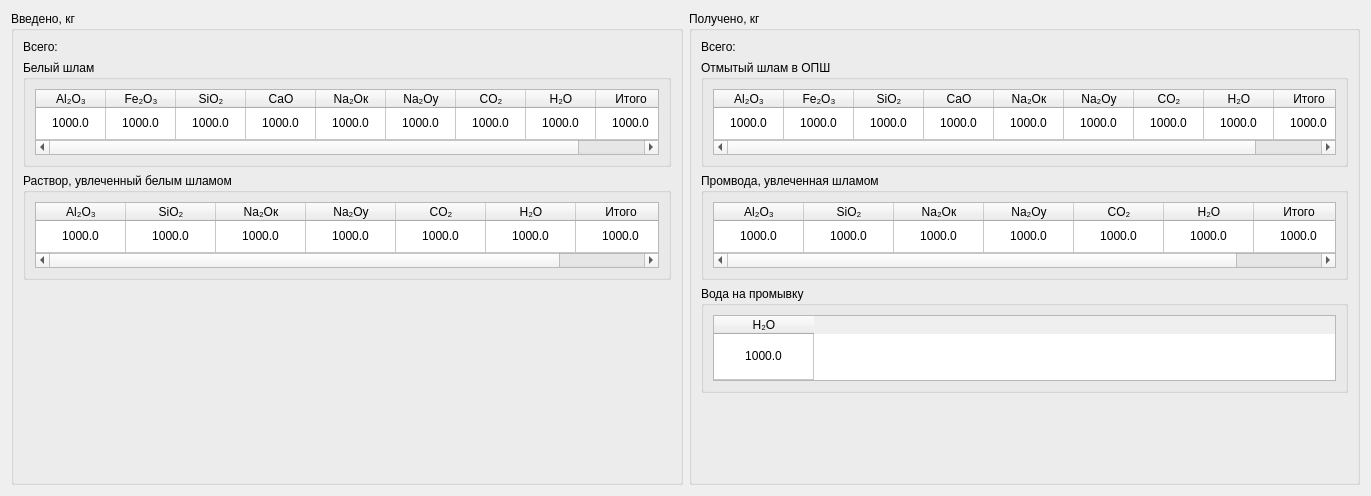
               <widget class="QWidget" name="scrollAreaWidgetContents_8">
                <property name="geometry">
                 <rect>
                  <x>0</x>
                  <y>0</y>
                  <width>1371</width>
                  <height>496</height>
                 </rect>
                </property>
                <layout class="QHBoxLayout" name="horizontalLayout_103">
                 <item>
                  <widget class="QGroupBox" name="groupBox_99">
                   <property name="title">
                    <string>Введено, кг</string>
                   </property>
                   <layout class="QVBoxLayout" name="verticalLayout_15">
                    <item>
                     <widget class="QLabel" name="label_15">
                      <property name="text">
                       <string>Всего:</string>
                      </property>
                     </widget>
                    </item>
                    <item>
                     <widget class="QGroupBox" name="groupBox_283">
                      <property name="maximumSize">
                       <size>
                        <width>16777215</width>
                        <height>107</height>
                       </size>
                      </property>
                      <property name="title">
                       <string>Белый шлам</string>
                      </property>
                      <layout class="QHBoxLayout" name="horizontalLayout_300">
                       <item>
                        <widget class="QTableWidget" name="tableWhiteMud20">
                         <property name="maximumSize">
                          <size>
                           <width>16777215</width>
                           <height>71</height>
                          </size>
                         </property>
                         <attribute name="horizontalHeaderDefaultSectionSize">
                          <number>70</number>
                         </attribute>
                         <attribute name="horizontalHeaderStretchLastSection">
                          <bool>true</bool>
                         </attribute>
                         <attribute name="verticalHeaderVisible">
                          <bool>false</bool>
                         </attribute>
                         <attribute name="verticalHeaderStretchLastSection">
                          <bool>true</bool>
                         </attribute>
                         <row>
                          <property name="text">
                           <string>1</string>
                          </property>
                         </row>
                         <column>
                          <property name="text">
                           <string>Al₂O₃</string>
                          </property>
                         </column>
                         <column>
                          <property name="text">
                           <string>Fe₂O₃</string>
                          </property>
                         </column>
                         <column>
                          <property name="text">
                           <string>SiO₂</string>
                          </property>
                         </column>
                         <column>
                          <property name="text">
                           <string>CaO</string>
                          </property>
                         </column>
                         <column>
                          <property name="text">
                           <string>Na₂Oк</string>
                          </property>
                         </column>
                         <column>
                          <property name="text">
                           <string>Na₂Oу</string>
                          </property>
                         </column>
                         <column>
                          <property name="text">
                           <string>CO₂</string>
                          </property>
                         </column>
                         <column>
                          <property name="text">
                           <string>H₂O</string>
                          </property>
                         </column>
                         <column>
                          <property name="text">
                           <string>Итого</string>
                          </property>
                         </column>
                         <item row="0" column="0">
                          <property name="text">
                           <string>1000.0</string>
                          </property>
                          <property name="textAlignment">
                           <set>AlignCenter</set>
                          </property>
                         </item>
                         <item row="0" column="1">
                          <property name="text">
                           <string>1000.0</string>
                          </property>
                          <property name="textAlignment">
                           <set>AlignCenter</set>
                          </property>
                         </item>
                         <item row="0" column="2">
                          <property name="text">
                           <string>1000.0</string>
                          </property>
                          <property name="textAlignment">
                           <set>AlignCenter</set>
                          </property>
                         </item>
                         <item row="0" column="3">
                          <property name="text">
                           <string>1000.0</string>
                          </property>
                          <property name="textAlignment">
                           <set>AlignCenter</set>
                          </property>
                         </item>
                         <item row="0" column="4">
                          <property name="text">
                           <string>1000.0</string>
                          </property>
                          <property name="textAlignment">
                           <set>AlignCenter</set>
                          </property>
                         </item>
                         <item row="0" column="5">
                          <property name="text">
                           <string>1000.0</string>
                          </property>
                          <property name="textAlignment">
                           <set>AlignCenter</set>
                          </property>
                         </item>
                         <item row="0" column="6">
                          <property name="text">
                           <string>1000.0</string>
                          </property>
                          <property name="textAlignment">
                           <set>AlignCenter</set>
                          </property>
                         </item>
                         <item row="0" column="7">
                          <property name="text">
                           <string>1000.0</string>
                          </property>
                          <property name="textAlignment">
                           <set>AlignCenter</set>
                          </property>
                         </item>
                         <item row="0" column="8">
                          <property name="text">
                           <string>1000.0</string>
                          </property>
                          <property name="textAlignment">
                           <set>AlignCenter</set>
                          </property>
                         </item>
                        </widget>
                       </item>
                      </layout>
                     </widget>
                    </item>
                    <item>
                     <widget class="QGroupBox" name="groupBox_285">
                      <property name="maximumSize">
                       <size>
                        <width>16777215</width>
                        <height>107</height>
                       </size>
                      </property>
                      <property name="title">
                       <string>Раствор, увлеченный белым шламом</string>
                      </property>
                      <layout class="QHBoxLayout" name="horizontalLayout_302">
                       <item>
                        <widget class="QTableWidget" name="tableSolution20">
                         <property name="maximumSize">
                          <size>
                           <width>16777215</width>
                           <height>71</height>
                          </size>
                         </property>
                         <attribute name="horizontalHeaderDefaultSectionSize">
                          <number>90</number>
                         </attribute>
                         <attribute name="horizontalHeaderStretchLastSection">
                          <bool>true</bool>
                         </attribute>
                         <attribute name="verticalHeaderVisible">
                          <bool>false</bool>
                         </attribute>
                         <attribute name="verticalHeaderStretchLastSection">
                          <bool>true</bool>
                         </attribute>
                         <row>
                          <property name="text">
                           <string>1</string>
                          </property>
                         </row>
                         <column>
                          <property name="text">
                           <string>Al₂O₃</string>
                          </property>
                         </column>
                         <column>
                          <property name="text">
                           <string>SiO₂</string>
                          </property>
                         </column>
                         <column>
                          <property name="text">
                           <string>Na₂Oк</string>
                          </property>
                         </column>
                         <column>
                          <property name="text">
                           <string>Na₂Oу</string>
                          </property>
                         </column>
                         <column>
                          <property name="text">
                           <string>CO₂</string>
                          </property>
                         </column>
                         <column>
                          <property name="text">
                           <string>H₂O</string>
                          </property>
                         </column>
                         <column>
                          <property name="text">
                           <string>Итого</string>
                          </property>
                         </column>
                         <item row="0" column="0">
                          <property name="text">
                           <string>1000.0</string>
                          </property>
                          <property name="textAlignment">
                           <set>AlignCenter</set>
                          </property>
                         </item>
                         <item row="0" column="1">
                          <property name="text">
                           <string>1000.0</string>
                          </property>
                          <property name="textAlignment">
                           <set>AlignCenter</set>
                          </property>
                         </item>
                         <item row="0" column="2">
                          <property name="text">
                           <string>1000.0</string>
                          </property>
                          <property name="textAlignment">
                           <set>AlignCenter</set>
                          </property>
                         </item>
                         <item row="0" column="3">
                          <property name="text">
                           <string>1000.0</string>
                          </property>
                          <property name="textAlignment">
                           <set>AlignCenter</set>
                          </property>
                         </item>
                         <item row="0" column="4">
                          <property name="text">
                           <string>1000.0</string>
                          </property>
                          <property name="textAlignment">
                           <set>AlignCenter</set>
                          </property>
                         </item>
                         <item row="0" column="5">
                          <property name="text">
                           <string>1000.0</string>
                          </property>
                          <property name="textAlignment">
                           <set>AlignCenter</set>
                          </property>
                         </item>
                         <item row="0" column="6">
                          <property name="text">
                           <string>1000.0</string>
                          </property>
                          <property name="textAlignment">
                           <set>AlignCenter</set>
                          </property>
                         </item>
                        </widget>
                       </item>
                      </layout>
                     </widget>
                    </item>
                    <item>
                     <spacer name="verticalSpacer_15">
                      <property name="orientation">
                       <enum>Qt::Vertical</enum>
                      </property>
                      <property name="sizeHint" stdset="0">
                       <size>
                        <width>20</width>
                        <height>231</height>
                       </size>
                      </property>
                     </spacer>
                    </item>
                   </layout>
                  </widget>
                 </item>
                 <item>
                  <widget class="QGroupBox" name="groupBox_106">
                   <property name="title">
                    <string>Получено, кг</string>
                   </property>
                   <layout class="QVBoxLayout" name="verticalLayout_16">
                    <item>
                     <widget class="QLabel" name="label_16">
                      <property name="text">
                       <string>Всего:</string>
                      </property>
                     </widget>
                    </item>
                    <item>
                     <widget class="QGroupBox" name="groupBox_289">
                      <property name="maximumSize">
                       <size>
                        <width>16777215</width>
                        <height>107</height>
                       </size>
                      </property>
                      <property name="title">
                       <string>Отмытый шлам в ОПШ</string>
                      </property>
                      <layout class="QHBoxLayout" name="horizontalLayout_306">
                       <item>
                        <widget class="QTableWidget" name="tableRecycledMud20">
                         <property name="maximumSize">
                          <size>
                           <width>16777215</width>
                           <height>71</height>
                          </size>
                         </property>
                         <attribute name="horizontalHeaderDefaultSectionSize">
                          <number>70</number>
                         </attribute>
                         <attribute name="horizontalHeaderStretchLastSection">
                          <bool>true</bool>
                         </attribute>
                         <attribute name="verticalHeaderVisible">
                          <bool>false</bool>
                         </attribute>
                         <attribute name="verticalHeaderStretchLastSection">
                          <bool>true</bool>
                         </attribute>
                         <row>
                          <property name="text">
                           <string>1</string>
                          </property>
                         </row>
                         <column>
                          <property name="text">
                           <string>Al₂O₃</string>
                          </property>
                         </column>
                         <column>
                          <property name="text">
                           <string>Fe₂O₃</string>
                          </property>
                         </column>
                         <column>
                          <property name="text">
                           <string>SiO₂</string>
                          </property>
                         </column>
                         <column>
                          <property name="text">
                           <string>CaO</string>
                          </property>
                         </column>
                         <column>
                          <property name="text">
                           <string>Na₂Oк</string>
                          </property>
                         </column>
                         <column>
                          <property name="text">
                           <string>Na₂Oу</string>
                          </property>
                         </column>
                         <column>
                          <property name="text">
                           <string>CO₂</string>
                          </property>
                         </column>
                         <column>
                          <property name="text">
                           <string>H₂O</string>
                          </property>
                         </column>
                         <column>
                          <property name="text">
                           <string>Итого</string>
                          </property>
                         </column>
                         <item row="0" column="0">
                          <property name="text">
                           <string>1000.0</string>
                          </property>
                          <property name="textAlignment">
                           <set>AlignCenter</set>
                          </property>
                         </item>
                         <item row="0" column="1">
                          <property name="text">
                           <string>1000.0</string>
                          </property>
                          <property name="textAlignment">
                           <set>AlignCenter</set>
                          </property>
                         </item>
                         <item row="0" column="2">
                          <property name="text">
                           <string>1000.0</string>
                          </property>
                          <property name="textAlignment">
                           <set>AlignCenter</set>
                          </property>
                         </item>
                         <item row="0" column="3">
                          <property name="text">
                           <string>1000.0</string>
                          </property>
                          <property name="textAlignment">
                           <set>AlignCenter</set>
                          </property>
                         </item>
                         <item row="0" column="4">
                          <property name="text">
                           <string>1000.0</string>
                          </property>
                          <property name="textAlignment">
                           <set>AlignCenter</set>
                          </property>
                         </item>
                         <item row="0" column="5">
                          <property name="text">
                           <string>1000.0</string>
                          </property>
                          <property name="textAlignment">
                           <set>AlignCenter</set>
                          </property>
                         </item>
                         <item row="0" column="6">
                          <property name="text">
                           <string>1000.0</string>
                          </property>
                          <property name="textAlignment">
                           <set>AlignCenter</set>
                          </property>
                         </item>
                         <item row="0" column="7">
                          <property name="text">
                           <string>1000.0</string>
                          </property>
                          <property name="textAlignment">
                           <set>AlignCenter</set>
                          </property>
                         </item>
                         <item row="0" column="8">
                          <property name="text">
                           <string>1000.0</string>
                          </property>
                          <property name="textAlignment">
                           <set>AlignCenter</set>
                          </property>
                         </item>
                        </widget>
                       </item>
                      </layout>
                     </widget>
                    </item>
                    <item>
                     <widget class="QGroupBox" name="groupBox_291">
                      <property name="maximumSize">
                       <size>
                        <width>16777215</width>
                        <height>107</height>
                       </size>
                      </property>
                      <property name="title">
                       <string>Промвода, увлеченная шламом</string>
                      </property>
                      <layout class="QHBoxLayout" name="horizontalLayout_308">
                       <item>
                        <widget class="QTableWidget" name="tablePromwater20">
                         <property name="maximumSize">
                          <size>
                           <width>16777215</width>
                           <height>71</height>
                          </size>
                         </property>
                         <attribute name="horizontalHeaderDefaultSectionSize">
                          <number>90</number>
                         </attribute>
                         <attribute name="horizontalHeaderStretchLastSection">
                          <bool>true</bool>
                         </attribute>
                         <attribute name="verticalHeaderVisible">
                          <bool>false</bool>
                         </attribute>
                         <attribute name="verticalHeaderStretchLastSection">
                          <bool>true</bool>
                         </attribute>
                         <row>
                          <property name="text">
                           <string>1</string>
                          </property>
                         </row>
                         <column>
                          <property name="text">
                           <string>Al₂O₃</string>
                          </property>
                         </column>
                         <column>
                          <property name="text">
                           <string>SiO₂</string>
                          </property>
                         </column>
                         <column>
                          <property name="text">
                           <string>Na₂Oк</string>
                          </property>
                         </column>
                         <column>
                          <property name="text">
                           <string>Na₂Oу</string>
                          </property>
                         </column>
                         <column>
                          <property name="text">
                           <string>CO₂</string>
                          </property>
                         </column>
                         <column>
                          <property name="text">
                           <string>H₂O</string>
                          </property>
                         </column>
                         <column>
                          <property name="text">
                           <string>Итого</string>
                          </property>
                         </column>
                         <item row="0" column="0">
                          <property name="text">
                           <string>1000.0</string>
                          </property>
                          <property name="textAlignment">
                           <set>AlignCenter</set>
                          </property>
                         </item>
                         <item row="0" column="1">
                          <property name="text">
                           <string>1000.0</string>
                          </property>
                          <property name="textAlignment">
                           <set>AlignCenter</set>
                          </property>
                         </item>
                         <item row="0" column="2">
                          <property name="text">
                           <string>1000.0</string>
                          </property>
                          <property name="textAlignment">
                           <set>AlignCenter</set>
                          </property>
                         </item>
                         <item row="0" column="3">
                          <property name="text">
                           <string>1000.0</string>
                          </property>
                          <property name="textAlignment">
                           <set>AlignCenter</set>
                          </property>
                         </item>
                         <item row="0" column="4">
                          <property name="text">
                           <string>1000.0</string>
                          </property>
                          <property name="textAlignment">
                           <set>AlignCenter</set>
                          </property>
                         </item>
                         <item row="0" column="5">
                          <property name="text">
                           <string>1000.0</string>
                          </property>
                          <property name="textAlignment">
                           <set>AlignCenter</set>
                          </property>
                         </item>
                         <item row="0" column="6">
                          <property name="text">
                           <string>1000.0</string>
                          </property>
                          <property name="textAlignment">
                           <set>AlignCenter</set>
                          </property>
                         </item>
                        </widget>
                       </item>
                      </layout>
                     </widget>
                    </item>
                    <item>
                     <widget class="QGroupBox" name="groupBox_290">
                      <property name="maximumSize">
                       <size>
                        <width>16777215</width>
                        <height>107</height>
                       </size>
                      </property>
                      <property name="title">
                       <string>Вода на промывку</string>
                      </property>
                      <layout class="QHBoxLayout" name="horizontalLayout_307">
                       <item>
                        <widget class="QTableWidget" name="tableWater20">
                         <property name="maximumSize">
                          <size>
                           <width>16777215</width>
                           <height>71</height>
                          </size>
                         </property>
                         <attribute name="horizontalHeaderDefaultSectionSize">
                          <number>100</number>
                         </attribute>
                         <attribute name="verticalHeaderVisible">
                          <bool>false</bool>
                         </attribute>
                         <attribute name="verticalHeaderStretchLastSection">
                          <bool>true</bool>
                         </attribute>
                         <row>
                          <property name="text">
                           <string>1</string>
                          </property>
                         </row>
                         <column>
                          <property name="text">
                           <string>H₂O</string>
                          </property>
                         </column>
                         <item row="0" column="0">
                          <property name="text">
                           <string>1000.0</string>
                          </property>
                          <property name="textAlignment">
                           <set>AlignCenter</set>
                          </property>
                         </item>
                        </widget>
                       </item>
                      </layout>
                     </widget>
                    </item>
                    <item>
                     <spacer name="verticalSpacer_16">
                      <property name="orientation">
                       <enum>Qt::Vertical</enum>
                      </property>
                      <property name="sizeHint" stdset="0">
                       <size>
                        <width>20</width>
                        <height>118</height>
                       </size>
                      </property>
                     </spacer>
                    </item>
                   </layout>
                  </widget>
                 </item>
                </layout>
               </widget>
